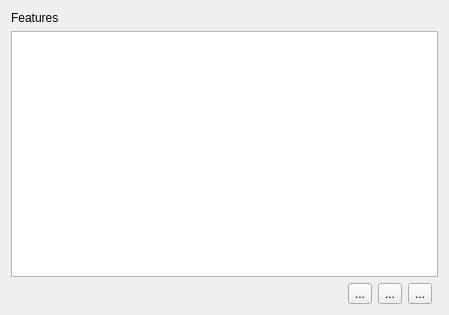
<?xml version="1.0" encoding="UTF-8"?>
<ui version="4.0">
 <class>DocumentRelationEditorDocumentSideWidgetBase</class>
 <widget class="QWidget" name="DocumentRelationEditorDocumentSideWidgetBase">
  <property name="geometry">
   <rect>
    <x>0</x>
    <y>0</y>
    <width>449</width>
    <height>315</height>
   </rect>
  </property>
  <property name="sizePolicy">
   <sizepolicy hsizetype="Preferred" vsizetype="Preferred">
    <horstretch>0</horstretch>
    <verstretch>0</verstretch>
   </sizepolicy>
  </property>
  <property name="minimumSize">
   <size>
    <width>0</width>
    <height>300</height>
   </size>
  </property>
  <property name="windowTitle">
   <string>Form</string>
  </property>
  <layout class="QGridLayout" name="gridLayout">
   <item row="2" column="2">
    <widget class="QToolButton" name="mLinkFeaturesToolButton">
     <property name="text">
      <string>...</string>
     </property>
    </widget>
   </item>
   <item row="1" column="0" colspan="5">
    <widget class="QTreeWidget" name="mFeaturesTreeWidget">
     <attribute name="headerVisible">
      <bool>false</bool>
     </attribute>
     <column>
      <property name="text">
       <string notr="true">1</string>
      </property>
     </column>
    </widget>
   </item>
   <item row="2" column="3">
    <widget class="QToolButton" name="mUnlinkFeaturesToolButton">
     <property name="text">
      <string>...</string>
     </property>
    </widget>
   </item>
   <item row="2" column="0">
    <spacer name="horizontalSpacer">
     <property name="orientation">
      <enum>Qt::Horizontal</enum>
     </property>
     <property name="sizeHint" stdset="0">
      <size>
       <width>40</width>
       <height>20</height>
      </size>
     </property>
    </spacer>
   </item>
   <item row="2" column="1">
    <widget class="QToolButton" name="mShowFormToolButton">
     <property name="text">
      <string>...</string>
     </property>
    </widget>
   </item>
   <item row="0" column="0" colspan="5">
    <widget class="QLabel" name="label">
     <property name="text">
      <string>Features</string>
     </property>
    </widget>
   </item>
  </layout>
 </widget>
 <resources/>
 <connections/>
</ui>
